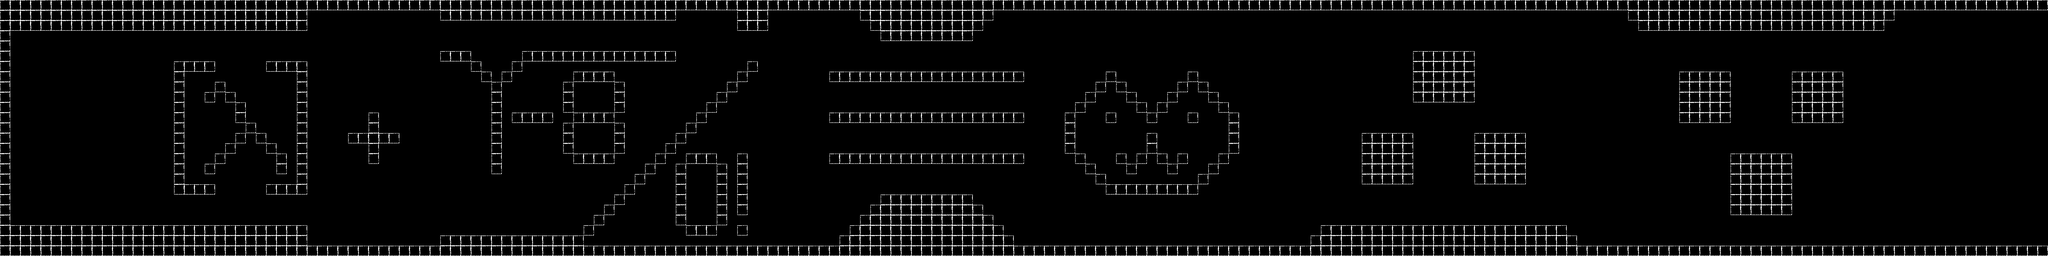

Below is a game level as drawn by its tile map, then a one-line description and the .tmx that defines it (tile-layer data replaced by summaries):
An orthogonal 200x25 tile map with 64x64 px tiles, 1 tile layer (Tile Layer 1) and 3 objects.

<map version="1.0" orientation="orthogonal" renderorder="right-down" width="200" height="25" tilewidth="64" tileheight="64" nextobjectid="1">
 <tileset firstgid="1" name="tilemap" tilewidth="64" tileheight="64" tilecount="32" columns="8">
  <image source="tilemap.png" width="512" height="256" />
  <tile id="1">
   <objectgroup draworder="index">
    <object id="1" x="0" y="0" width="64" height="64" />
   </objectgroup>
  </tile>
  <tile id="17">
   <objectgroup draworder="index">
    <object id="1" x="0" y="0" width="64" height="64" />
   </objectgroup>
  </tile>
  <tile id="19">
   <objectgroup draworder="index">
    <object id="1" x="0" y="0" width="64" height="64" />
   </objectgroup>
  </tile>
 </tileset>
 <layer name="Tile Layer 1" width="200" height="25">
  <data>[5000 cells, 1213 non-empty, 1 distinct tile ids]</data>
 </layer>
</map>